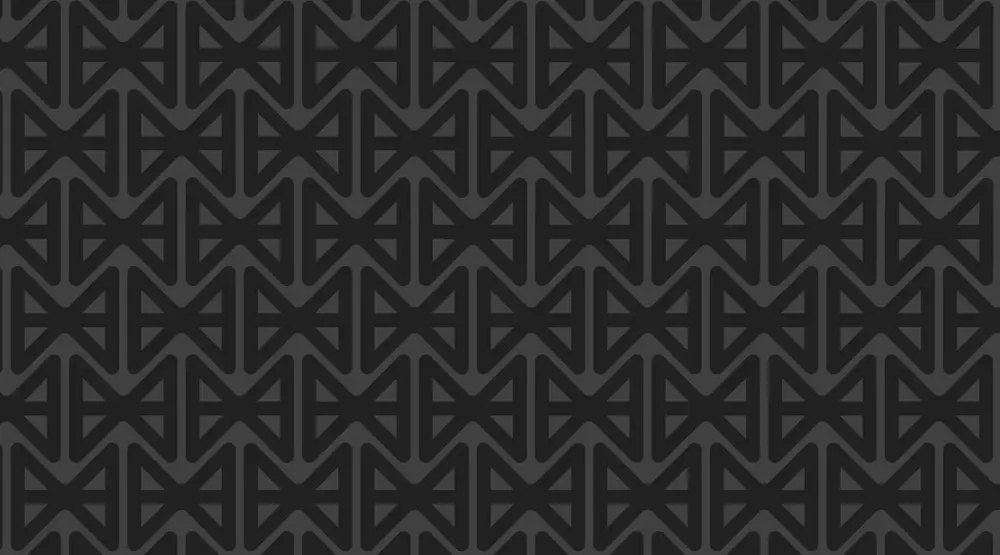
#> input picture assets/pattern.webp, 1000 x 555 px, found by its file name
$ python -i og.py   (imports and definitions only)
#> lines starting #> are read from the running program, lines starting #| are printed output that depends on the picture
"""Vorschaukarten (Open Graph) für geteilte Links: Meta-Tags + automatisch erzeugte Bilder im Hinkowicz-Look."""
import html
from pathlib import Path

from PIL import Image, ImageDraw, ImageFilter, ImageFont

SITE = "https://hinkowicz.de"
W, H = 1200, 630
FONTS = Path(__file__).parent / "fonts"
CYAN, MAGENTA = (34, 211, 238), (228, 64, 208)


# [9 lines left out: function meta, not called in this run]


def _font(size, bold=True):
    return ImageFont.truetype(str(FONTS / ("DejaVuSans-Bold.ttf" if bold else "DejaVuSans.ttf")), size)


def _base():
    """Dunkler Hintergrund mit Farbwolken, Logo-Muster und Glasfläche."""
    img = Image.new("RGB", (W, H), (6, 7, 10))
    glow = Image.new("RGB", (W, H), (0, 0, 0))
#> glow: PIL image 1200x630 RGB; every value is 0
    d = ImageDraw.Draw(glow)
    d.ellipse((-250, -300, 650, 500), fill=(18, 110, 125))
    d.ellipse((650, 180, 1500, 950), fill=(120, 30, 110))
    d.ellipse((250, 420, 900, 1000), fill=(45, 45, 120))
    img = Image.blend(img, glow.filter(ImageFilter.GaussianBlur(140)), 0.85)
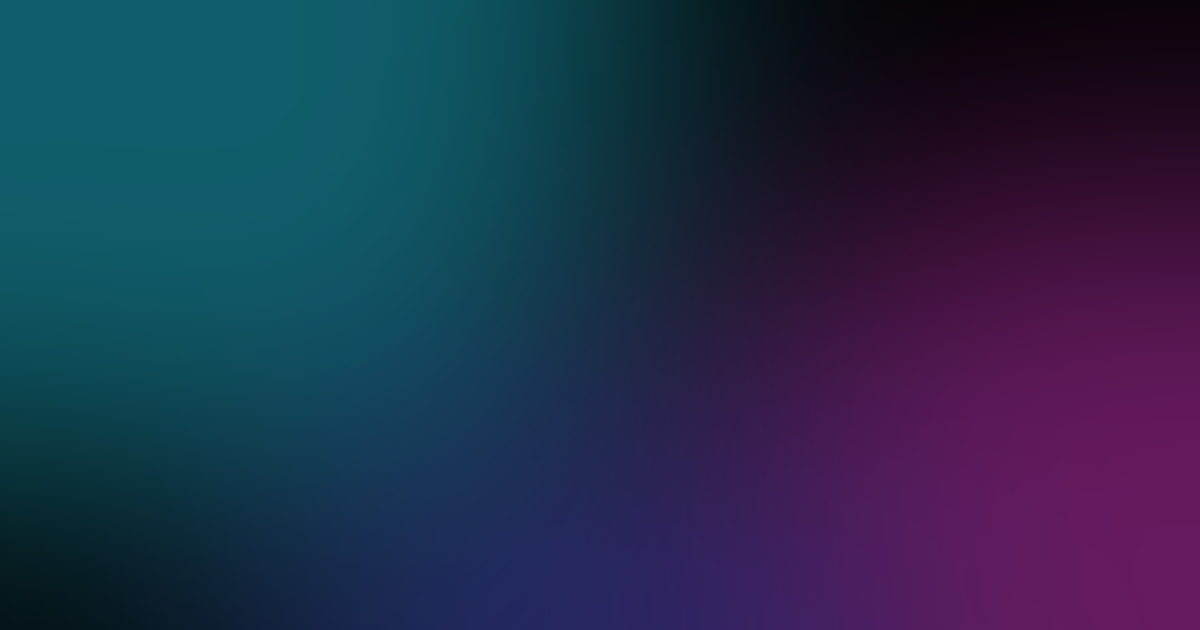
#> img: PIL image 1200x630 RGB; mean R, G, B 35, 46.2, 75.8
    pattern = Path("assets/pattern.webp")
    if pattern.exists():
        p = Image.open(pattern).convert("RGB").resize((700, 388))
        tile = Image.new("RGB", (W, H))
        for x in range(0, W, 700):
            for y in range(0, H, 388):
                tile.paste(p, (x, y))
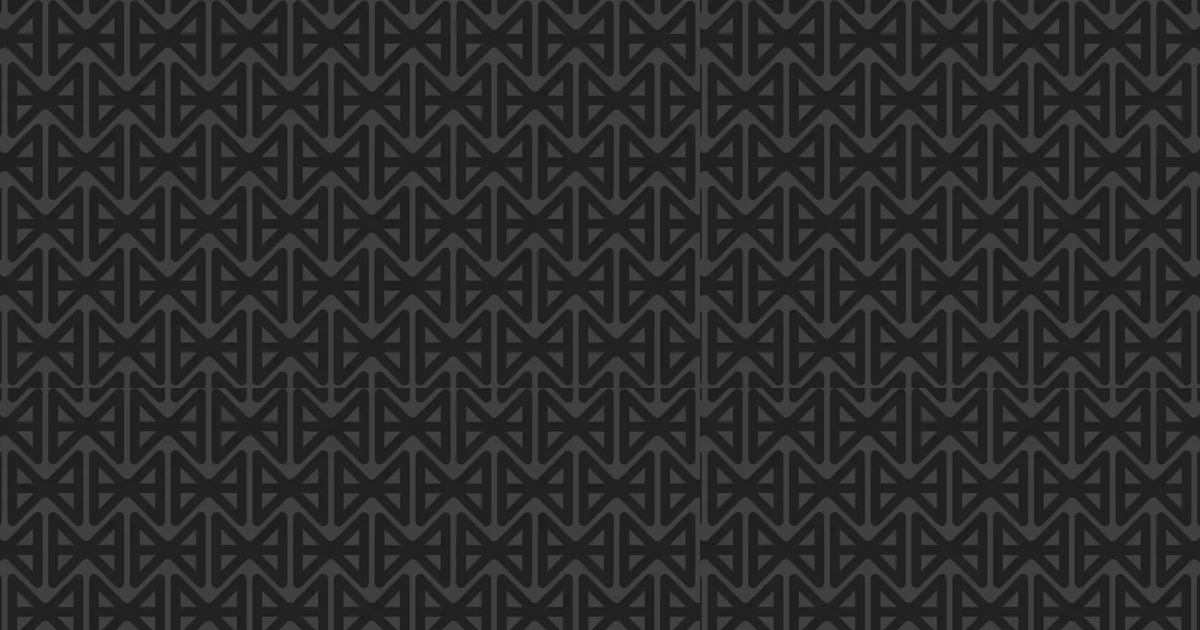
#> tile: PIL image 1200x630 RGB; min 23, max 75, mean 44
        img = Image.blend(img, tile, 0.12)
    img = img.convert("RGBA")
#> img: PIL image 1200x630 RGBA
    panel = Image.new("RGBA", (W, H), (0, 0, 0, 0))
#> panel: PIL image 1200x630 RGBA; every value is 0
    ImageDraw.Draw(panel).rounded_rectangle((40, 40, W - 40, H - 40), radius=44, fill=(255, 255, 255, 20),
                                            outline=(255, 255, 255, 60), width=2)
    return Image.alpha_composite(img, panel)
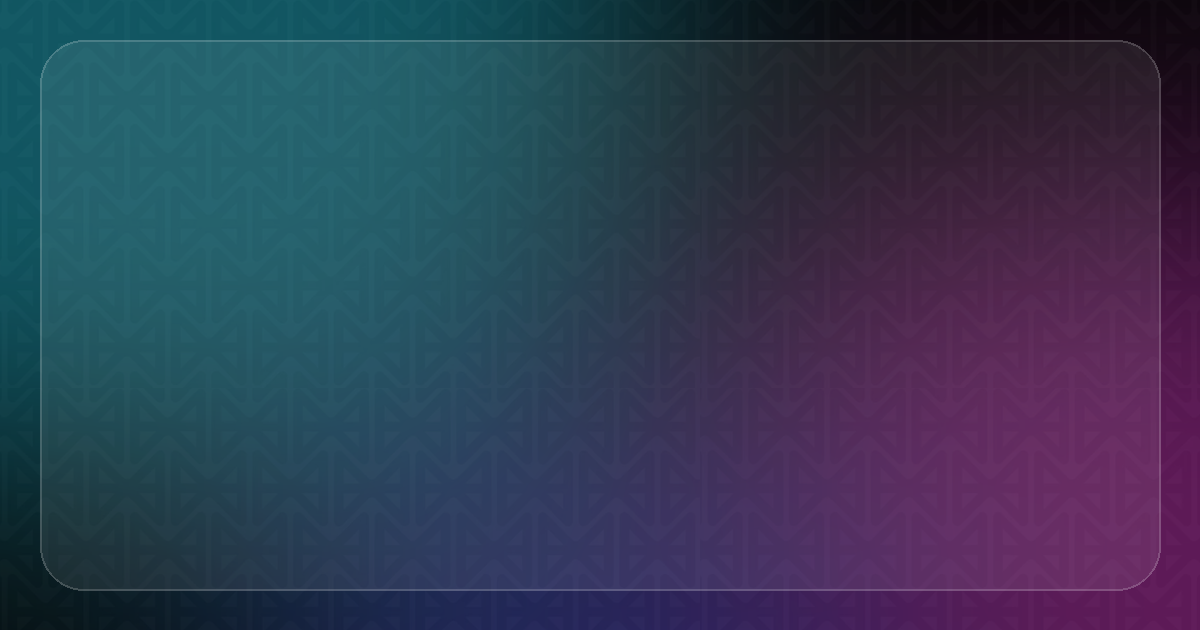
#> returned value: PIL image 1200x630 RGBA; mean R, G, B, A 50, 59.1, 83.4, 255


# [53 lines left out: functions _logo, _gradient_text, _fit, card, not called in this run]


def eur(v):
    return f"{v:,.0f} €".replace(",", ".")


# [15 lines left out: function write_all, not called in this run]

>>> result = _base()
